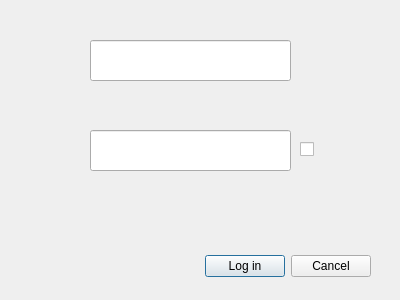
<?xml version="1.0" encoding="UTF-8"?>
<ui version="4.0">
 <class>Dialog</class>
 <widget class="QDialog" name="Dialog">
  <property name="geometry">
   <rect>
    <x>0</x>
    <y>0</y>
    <width>400</width>
    <height>300</height>
   </rect>
  </property>
  <property name="windowTitle">
   <string>Log in</string>
  </property>
  <widget class="QWidget" name="layoutWidget">
   <property name="geometry">
    <rect>
     <x>20</x>
     <y>250</y>
     <width>351</width>
     <height>33</height>
    </rect>
   </property>
   <layout class="QHBoxLayout">
    <property name="spacing">
     <number>6</number>
    </property>
    <property name="leftMargin">
     <number>0</number>
    </property>
    <property name="topMargin">
     <number>0</number>
    </property>
    <property name="rightMargin">
     <number>0</number>
    </property>
    <property name="bottomMargin">
     <number>0</number>
    </property>
    <item>
     <spacer>
      <property name="orientation">
       <enum>Qt::Horizontal</enum>
      </property>
      <property name="sizeHint" stdset="0">
       <size>
        <width>131</width>
        <height>31</height>
       </size>
      </property>
     </spacer>
    </item>
    <item>
     <widget class="QPushButton" name="okButton">
      <property name="text">
       <string>Log in</string>
      </property>
     </widget>
    </item>
    <item>
     <widget class="QPushButton" name="cancelButton">
      <property name="text">
       <string>Cancel</string>
      </property>
     </widget>
    </item>
   </layout>
  </widget>
  <widget class="QLabel" name="label_account">
   <property name="geometry">
    <rect>
     <x>90</x>
     <y>20</y>
     <width>72</width>
     <height>15</height>
    </rect>
   </property>
   <property name="text">
    <string/>
   </property>
  </widget>
  <widget class="QLabel" name="label_password">
   <property name="geometry">
    <rect>
     <x>90</x>
     <y>110</y>
     <width>72</width>
     <height>15</height>
    </rect>
   </property>
   <property name="text">
    <string/>
   </property>
  </widget>
  <widget class="QLabel" name="label_info">
   <property name="geometry">
    <rect>
     <x>40</x>
     <y>190</y>
     <width>301</width>
     <height>31</height>
    </rect>
   </property>
   <property name="font">
    <font>
     <pointsize>13</pointsize>
    </font>
   </property>
   <property name="text">
    <string/>
   </property>
  </widget>
  <widget class="QLineEdit" name="textAccount">
   <property name="geometry">
    <rect>
     <x>90</x>
     <y>40</y>
     <width>201</width>
     <height>41</height>
    </rect>
   </property>
   <property name="font">
    <font>
     <pointsize>16</pointsize>
    </font>
   </property>
  </widget>
  <widget class="QLineEdit" name="textPassword">
   <property name="geometry">
    <rect>
     <x>90</x>
     <y>130</y>
     <width>201</width>
     <height>41</height>
    </rect>
   </property>
   <property name="font">
    <font>
     <pointsize>16</pointsize>
    </font>
   </property>
  </widget>
  <widget class="QCheckBox" name="CodeMode">
   <property name="geometry">
    <rect>
     <x>300</x>
     <y>140</y>
     <width>91</width>
     <height>19</height>
    </rect>
   </property>
   <property name="text">
    <string/>
   </property>
  </widget>
 </widget>
 <resources/>
 <connections>
  <connection>
   <sender>okButton</sender>
   <signal>clicked()</signal>
   <receiver>Dialog</receiver>
   <slot>accept()</slot>
   <hints>
    <hint type="sourcelabel">
     <x>270</x>
     <y>255</y>
    </hint>
    <hint type="destinationlabel">
     <x>96</x>
     <y>254</y>
    </hint>
   </hints>
  </connection>
  <connection>
   <sender>cancelButton</sender>
   <signal>clicked()</signal>
   <receiver>Dialog</receiver>
   <slot>reject()</slot>
   <hints>
    <hint type="sourcelabel">
     <x>369</x>
     <y>253</y>
    </hint>
    <hint type="destinationlabel">
     <x>179</x>
     <y>282</y>
    </hint>
   </hints>
  </connection>
  <connection>
   <sender>CodeMode</sender>
   <signal>clicked()</signal>
   <receiver>Dialog</receiver>
   <slot>changeModeCode()</slot>
   <hints>
    <hint type="sourcelabel">
     <x>304</x>
     <y>142</y>
    </hint>
    <hint type="destinationlabel">
     <x>323</x>
     <y>106</y>
    </hint>
   </hints>
  </connection>
 </connections>
 <slots>
  <slot>setPasswordMode()</slot>
  <slot>changeModeCode()</slot>
 </slots>
</ui>
